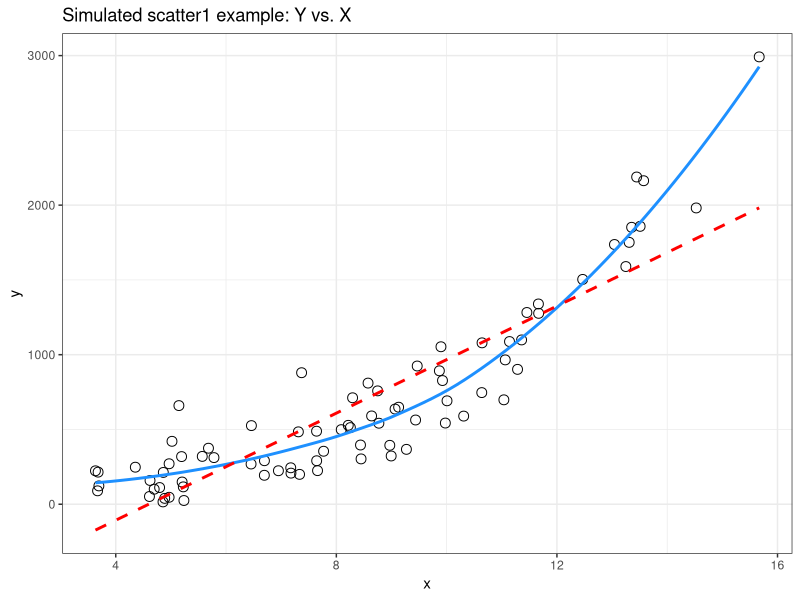
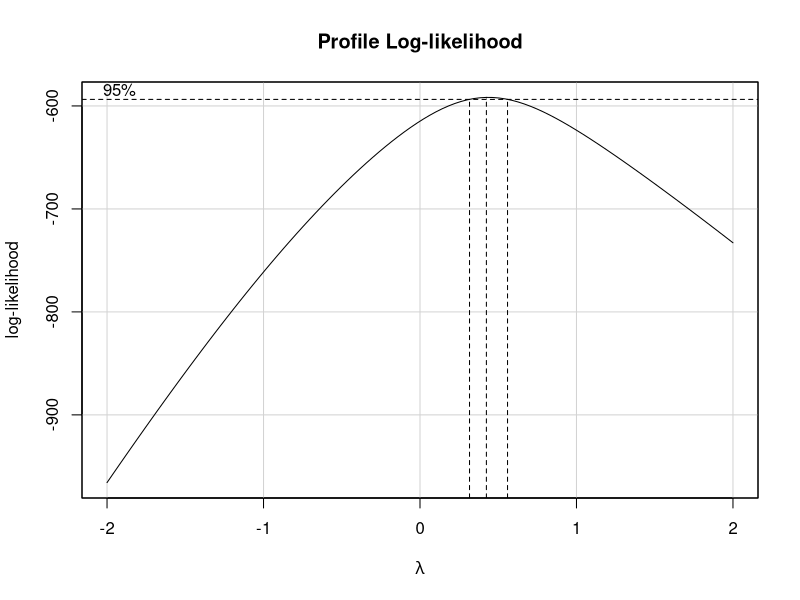
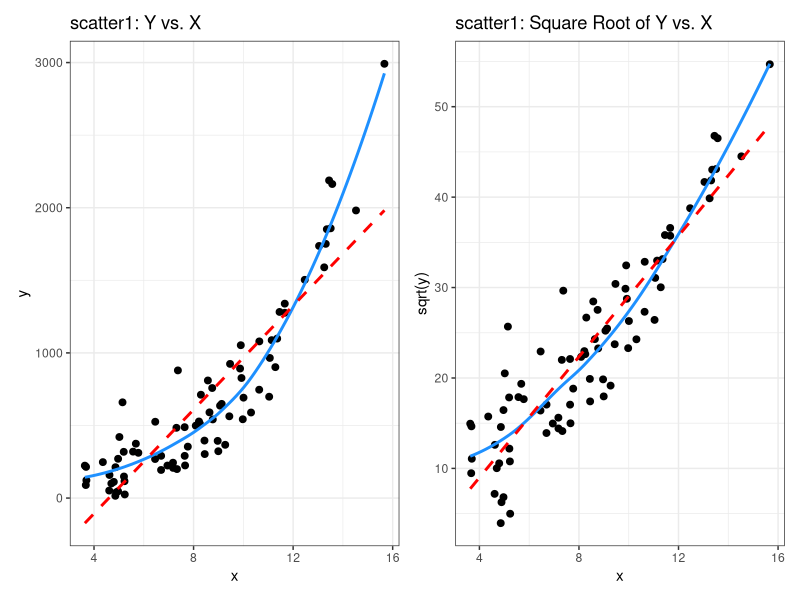
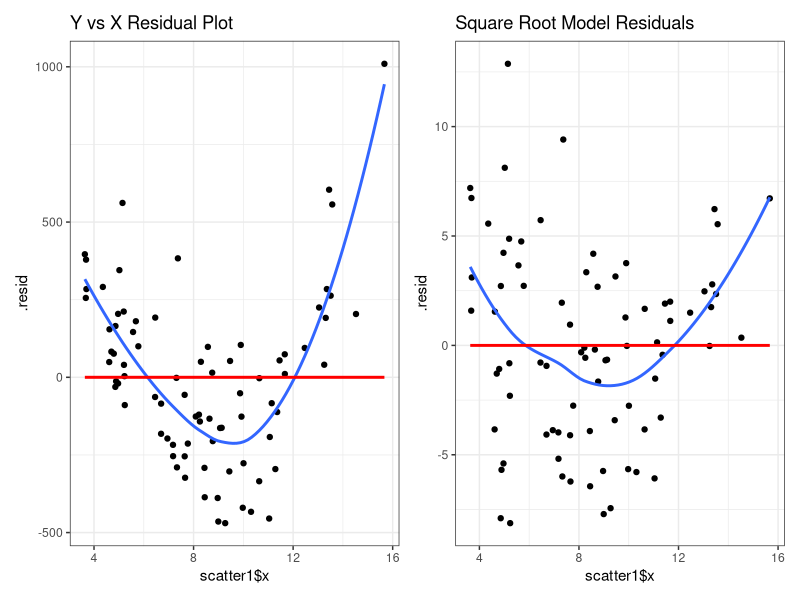

Source code (R) for these figures, in order: (Note: this script raises an error after producing the figures.)
## ---- chunk 1
#| message: false

knitr::opts_chunk$set(comment = NA)

library(broom)
library(car)
library(patchwork)
library(tidyverse)

theme_set(theme_bw())
## ---- chunk 2
set.seed(999); 
  x.rand <- rbeta(80, 2, 5) * 20 + 3
set.seed(1000); 
  y.rand <- abs(50 + 0.75*x.rand^(3) 
                - 0.65*x.rand + rnorm(80, 0, 200))

scatter1 <- tibble(x = x.rand, y = y.rand) 
rm(x.rand, y.rand)

ggplot(scatter1, aes(x = x, y = y)) +
    geom_point(shape = 1, size = 3) +
    ## add loess smooth
    geom_smooth(method = "loess", se = FALSE, 
                col = "dodgerblue", formula = y ~ x) +
    ## then add linear fit
    geom_smooth(method = "lm", se = FALSE, 
                col = "red", formula = y ~ x, linetype = "dashed") +
    labs(title = "Simulated scatter1 example: Y vs. X")
## ---- chunk 3
#| message: false

boxCox(scatter1$y ~ scatter1$x) 
powerTransform(scatter1$y ~ scatter1$x)
## ---- chunk 4
#| message: FALSE

p1 <- ggplot(scatter1, aes(x = x, y = y)) +
    geom_point(size = 2) +
    geom_smooth(method = "loess", se = FALSE, 
                formula = y ~ x, col = "dodgerblue") +
    geom_smooth(method = "lm", se = FALSE, 
                formula = y ~ x, col = "red", linetype = "dashed") +
    labs(title = "scatter1: Y vs. X")

p2 <- ggplot(scatter1, aes(x = x, y = sqrt(y))) +
    geom_point(size = 2) +
    geom_smooth(method = "loess", se = FALSE, 
                formula = y ~ x, col = "dodgerblue") +
    geom_smooth(method = "lm", se = FALSE, 
                formula = y ~ x, col = "red", linetype = "dashed") +
    labs(title = "scatter1: Square Root of Y vs. X")

p1 + p2
## ---- chunk 5
cor(scatter1$y, scatter1$x)
cor(sqrt(scatter1$y), scatter1$x)
## ---- chunk 6
#| fig.height: 4

model.orig <- lm(scatter1$y ~ scatter1$x)
model.sqrt <- lm(sqrt(scatter1$y) ~ scatter1$x)

p1 <- augment(model.orig) %>%
    ggplot(., aes(x = scatter1$x, y = .resid)) + 
    geom_point() +
    geom_smooth(method = "loess", formula = y ~ x, se = FALSE) +
    geom_smooth(method = "lm", formula = y ~ x, se = FALSE, col = "red") +
    labs(title = "Y vs X Residual Plot")

p2 <- augment(model.sqrt) %>%
    ggplot(., aes(x = scatter1$x, y = .resid)) + 
    geom_point() +
    geom_smooth(method = "loess", formula = y ~ x, se = FALSE) +
    geom_smooth(method = "lm", formula = y ~ x, se = FALSE, col = "red") +
    labs(title = "Square Root Model Residuals")

p1 + p2
## ---- chunk 7
nnyfs <- read_rds("data/nnyfs.Rds")
## ---- chunk 8
nnyfs_c <- nnyfs |> 
    filter(complete.cases(arm_circ, arm_length)) |>
    select(SEQN, arm_circ, arm_length)
## ---- chunk 9
nnyfs_c |> select(arm_length, arm_circ) |> cor()
## ---- chunk 10
ggplot(nnyfs_c, aes(x = arm_length, y = arm_circ)) +
    geom_point(alpha = 0.2) +
    geom_smooth(method = "loess", formula = y ~ x, 
                se = FALSE, color = "blue") +
    geom_smooth(method = "lm", formula = y ~ x, 
                se = FALSE, color = "red")
## ---- chunk 11
m1 <- lm(arm_circ ~ arm_length, data = nnyfs_c)

nnyfs_c_aug1 <- augment(m1, data = nnyfs_c)

nnyfs_c_aug1
## ---- chunk 12
ggplot(nnyfs_c_aug1, aes(x = arm_length, y = .resid)) +
    geom_point(alpha = 0.2) +
    geom_smooth(method = "loess", col = "purple",
                formula = y ~ x, se = FALSE) +
    labs(title = "Residuals show a curve.")
## ---- chunk 13
boxCox(nnyfs_c$arm_circ ~ nnyfs_c$arm_length) 
powerTransform(nnyfs_c$arm_circ ~ nnyfs_c$arm_length)
## ---- chunk 14
nnyfs_c <- nnyfs_c |>
    mutate(inv_arm_circ = 1/arm_circ)

p1 <- ggplot(nnyfs_c, aes(x = arm_length, y = inv_arm_circ)) +
    geom_point(alpha = 0.2) +
    geom_smooth(method = "loess", formula = y ~ x, 
                se = FALSE, color = "blue") +
    geom_smooth(method = "lm", formula = y ~ x, 
                se = FALSE, color = "red") +
    labs(title = "Transformation reduces curve")

m2 <- lm(inv_arm_circ ~ arm_length, data = nnyfs_c)

nnyfs_c_aug2 <- augment(m2, data = nnyfs_c)

p2 <- ggplot(nnyfs_c_aug2, aes(x = arm_length, y = .resid)) +
    geom_point(alpha = 0.2) +
    geom_smooth(method = "loess", col = "purple",
                formula = y ~ x, se = FALSE) +
    labs(title = "Residuals much improved")

p1 + p2 + 
    plot_annotation(title = "Evaluating the Inverse Transformation")

